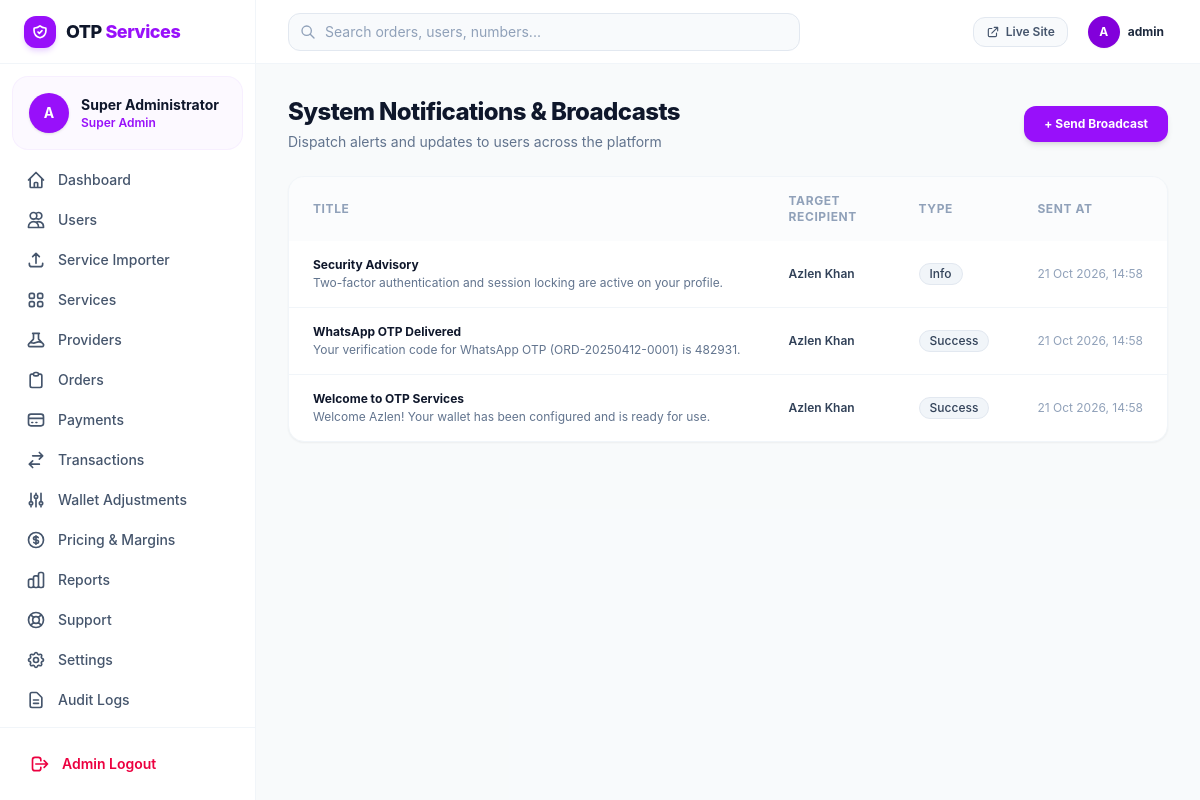
Page /admin/notifications.php (signed in) on the committed database.
### tables this page shows
CREATE TABLE `notifications` (
  `id` INT AUTO_INCREMENT PRIMARY KEY,
  `user_id` INT NULL,
  `title` VARCHAR(150) NOT NULL,
  `message` TEXT NOT NULL,
  `type` ENUM('info', 'success', 'warning', 'danger') DEFAULT 'info',
  `is_read` TINYINT(1) DEFAULT 0,
  `link` VARCHAR(255) NULL,
  `created_at` TIMESTAMP DEFAULT CURRENT_TIMESTAMP,
  INDEX `idx_notif_user` (`user_id`, `is_read`)
);

CREATE TABLE `users` (
  `id` INT AUTO_INCREMENT PRIMARY KEY,
  `name` VARCHAR(100) NOT NULL,
  `email` VARCHAR(191) NOT NULL UNIQUE,
  `username` VARCHAR(50) UNIQUE NULL,
  `password_hash` VARCHAR(255) NOT NULL,
  `status` ENUM('active', 'suspended', 'banned') DEFAULT 'active',
  `created_at` TIMESTAMP DEFAULT CURRENT_TIMESTAMP,
  `updated_at` TIMESTAMP DEFAULT CURRENT_TIMESTAMP ON UPDATE CURRENT_TIMESTAMP,
  INDEX `idx_users_email` (`email`),
  INDEX `idx_users_status` (`status`)
);

### admin/notifications.php (the view, shortened to what the rows shown need)
<?php
require_once __DIR__ . '/includes/header.php';
require_once __DIR__ . '/includes/sidebar.php';
$db = get_db();
$notifications = $db->query("SELECT n.*, u.name as user_name FROM notifications n LEFT JOIN users u ON u.id = n.user_id ORDER BY n.id DESC LIMIT 30")->fetchAll();
?>
<div class="flex-1 flex flex-col min-w-0 overflow-hidden">
    <?php require_once __DIR__ . '/includes/navbar.php'; ?>
    <main class="flex-1 overflow-y-auto p-4 sm:p-8 bg-slate-50/60" x-data="{ newModal: false }">
        <div class="max-w-6xl mx-auto space-y-6">
            <div class="flex items-center justify-between">
                <div class="space-y-1">
                    <h1 class="text-2xl font-extrabold text-slate-900 tracking-tight">System Notifications & Broadcasts</h1>
                </div>
            </div>
            <div class="bg-white rounded-2xl border border-slate-100 shadow-xs overflow-hidden">
                <table class="w-full text-left text-sm text-slate-600">
                    <thead class="bg-slate-50/60 text-xs uppercase font-semibold text-slate-400 tracking-wider">
                        <tr>
                            <th class="px-6 py-4">Title</th>
                            <th class="px-6 py-4">Target Recipient</th>
                            <th class="px-6 py-4">Type</th>
                            <th class="px-6 py-4">Sent At</th>
                        </tr>
                    </thead>
                    <tbody class="divide-y divide-slate-100">
                        <?php foreach ($notifications as $n): ?>
                            <tr class="hover:bg-slate-50/80 transition-colors">
                                <td class="px-6 py-4">
                                    <div class="font-bold text-slate-900 text-xs"><?= e($n['title']) ?></div>
                                    <div class="text-xs text-slate-500 mt-0.5 truncate max-w-md"><?= e($n['message']) ?></div>
                                </td>
                                <td class="px-6 py-4 text-xs font-semibold text-slate-700"><?= e($n['user_name'] ?? 'All Users (Broadcast)') ?></td>
                                <td class="px-6 py-4"><?= render_status_badge($n['type']) ?></td>
                                <td class="px-6 py-4 text-xs text-slate-400 whitespace-nowrap"><?= date('d M Y, H:i', strtotime($n['created_at'])) ?></td>
                            </tr>
                        <?php endforeach; ?>
                    </tbody>
                </table>
            </div>
        </div>
    </main>
</div>
<?php require_once __DIR__ . '/includes/footer.php'; ?>

### admin/includes/sidebar.php (shortened to what the rows shown need)
<aside :class="sidebarOpen ? 'translate-x-0' : '-translate-x-full'" class="fixed inset-y-0 left-0 z-50 w-64 bg-white border-r border-slate-100 flex flex-col justify-between transition-transform duration-200 ease-in-out md:static md:translate-x-0 shrink-0">
    <div class="overflow-y-auto">
        <div class="p-4 mx-3 my-3 bg-purple-50/60 rounded-2xl flex items-center gap-3 border border-purple-100/60">
            <div class="overflow-hidden">
                <div class="text-sm font-bold text-slate-900 truncate"><?= e($currentAdmin['name']) ?></div>
                <div class="text-xs text-purple-600 font-semibold">Super Admin</div>
            </div>
        </div>
    </div>
</aside>

### admin/includes/navbar.php (shortened to what the rows shown need)
<header class="h-16 bg-white border-b border-slate-100 flex items-center justify-between px-4 sm:px-8 shrink-0">
    <div class="flex items-center gap-4">
        <div class="flex items-center gap-2 p-1">
            <div class="w-8 h-8 rounded-full bg-purple-700 text-white font-bold flex items-center justify-center text-xs shadow-xs">
                A
            </div>
            <span class="text-xs font-bold text-slate-800 hidden sm:inline"><?= e($currentAdmin['username']) ?></span>
        </div>
    </div>
</header>

### includes/functions.php (shortened to what the rows shown need)
<?php
function e(?string $string): string {
    return htmlspecialchars($string ?? '', ENT_QUOTES, 'UTF-8');
}
function render_status_badge(string $status): string {
    $status = strtolower($status);
    $colors = [
        'completed' => 'bg-emerald-50 text-emerald-700 border-emerald-200',
        'pending'   => 'bg-amber-50 text-amber-700 border-amber-200',
        'failed'    => 'bg-rose-50 text-rose-700 border-rose-200',
        'cancelled' => 'bg-slate-100 text-slate-700 border-slate-200',
        'expired'   => 'bg-gray-100 text-gray-600 border-gray-200',
        'active'    => 'bg-emerald-50 text-emerald-700 border-emerald-200',
        'inactive'  => 'bg-slate-100 text-slate-600 border-slate-200',
        'available' => 'bg-emerald-50 text-emerald-700 border-emerald-200',
        'out_of_stock' => 'bg-rose-50 text-rose-700 border-rose-200',
        'open'      => 'bg-indigo-50 text-indigo-700 border-indigo-200',
        'answered'  => 'bg-teal-50 text-teal-700 border-teal-200',
        'closed'    => 'bg-slate-100 text-slate-600 border-slate-200',
    ];
    $class = $colors[$status] ?? 'bg-slate-100 text-slate-700 border-slate-200';
    $label = ucfirst($status);
    return '<span class="inline-flex items-center px-2.5 py-0.5 rounded-full text-xs font-medium border ' . $class . '">' . e($label) . '</span>';
}

### rows in the picture
notifications: title "Security Advisory", message "Two-factor authentication and session locking are active on your profile.", user.name "Azlen Khan", type "Info", created_at "21 Oct 2026, 14:58"
notifications: title "WhatsApp OTP Delivered", message "Your verification code for WhatsApp OTP (ORD-20250412-0001) is 482931.", user.name "Azlen Khan", type "Success", created_at "21 Oct 2026, 14:58"
notifications: title "Welcome to OTP Services", message "Welcome Azlen! Your wallet has been configured and is ready for use.", user.name "Azlen Khan", type "Success", created_at "21 Oct 2026, 14:58"

### other values in the picture
$currentAdmin['name'] "Super Administrator"
$currentAdmin['username'] "admin"
